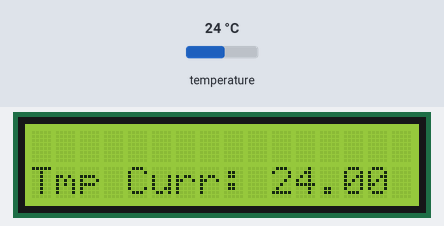
Bench run of a sketch on a simulated Arduino Uno, built with avr-gcc and run on an emulated ATmega328P. Parts: 16×2 character LCD. The inputs (shaded band) are chosen by the test bench; at power-on: temperature 24 °C. What the sketch prints to the serial monitor is not drawn.

Above: at 3.2 s.
3.3 s: temperature set to 12 °C
At 7.5 s:
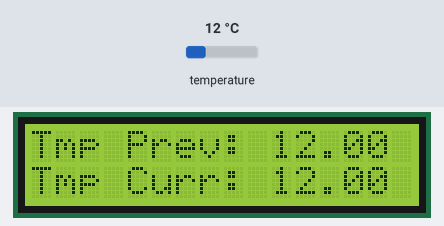
7.8 s: temperature set to 19 °C
At 9.2 s:
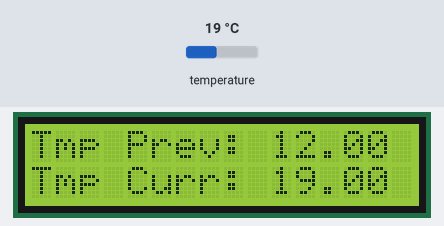
11.4 s: temperature set to 28 °C
At 12.1 s:
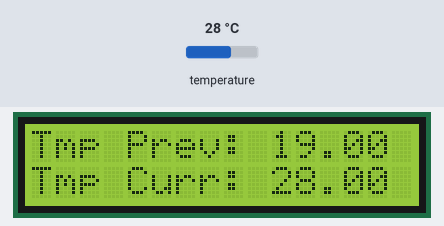
Timing chart, 0 to 14.4 s (numbered marks = the images above; inputs shaded):
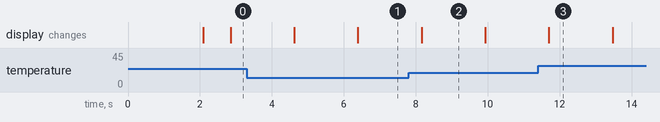

The sketch:

thermo.ino
```cpp
#include <OneWire.h>
#include <DallasTemperature.h>
#include <LiquidCrystal.h>

#define ONE_WIRE_BUS 2

OneWire oneWire(ONE_WIRE_BUS);
DallasTemperature sensors(&oneWire);
LiquidCrystal lcd(12, 11, 6, 5, 4, 3);

const float TEMPERATURE_NOT_INITIALIZED = -500.0;
float previousTemp = TEMPERATURE_NOT_INITIALIZED;

void updateDisplay(float currentTemp);
void welcomeDisplay();

void setup(void)
{

  Serial.begin(9600);
  Serial.println("Dallas Temperature IC Control Library Demo");

  sensors.begin();

  welcomeDisplay();
}

void loop(void)
{
  Serial.print(" Requesting temperatures...\t");
  sensors.requestTemperatures(); // Send the command to get temperature readings
  Serial.print("DONE, ");

  float currentTemp = sensors.getTempCByIndex(0);

  Serial.print("Temperature is: ");
  Serial.println(currentTemp);

  updateDisplay(currentTemp);

  previousTemp = currentTemp;
  delay(1000);
}

void updateDisplay(float currentTemp)
{
  lcd.setCursor(0,0);

  if (previousTemp != TEMPERATURE_NOT_INITIALIZED)
  {
    lcd.print("Tmp Prev: ");
    lcd.print(previousTemp);
  }

  lcd.setCursor(0,1);
  lcd.print("Tmp Curr: ");
  lcd.print(currentTemp);
}

void welcomeDisplay()
{
  lcd.begin(16,2);
  lcd.print("Thermometer");
  lcd.setCursor(0,1);
  lcd.print("Initialized");

  delay(2000);

  lcd.clear();
}
```

Measured:
- after the input at 3.3 s, the display: first changes after 1.3 s (image 1 shows a later state)
- after the input at 7.8 s, the display: changes after 0.36 s (image 2)
- after the input at 11.4 s, the display: changes after 0.30 s (image 3)
- what the display in image 2 shows lasts 1.7 s, from 8.2 s to 9.9 s
